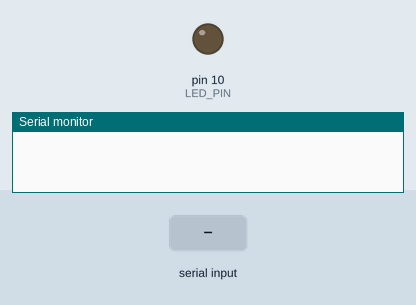
A sketch run on a simulated Arduino Uno, built with avr-gcc and run on an emulated ATmega328P. On the bench: output pins drawn as LEDs (lit = HIGH), the last lines printed to the serial monitor. The inputs (shaded band) are chosen by the test bench.

Above: at 1.2 s.
1.3 s: "1" received over Serial
At 2.3 s:
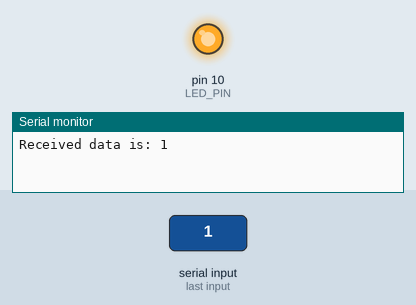
2.8 s: "0" received over Serial
At 3.4 s:
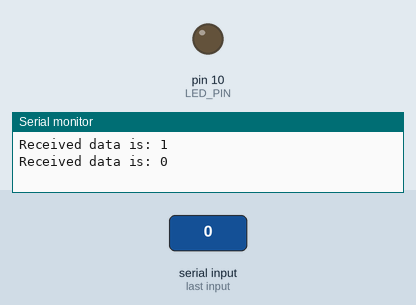
Timing chart, 0 to 5.8 s (numbered marks = the images above; inputs shaded):
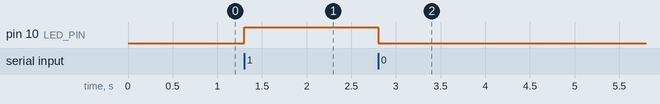

Measured:
- after the input at 1.3 s, pin 10 (LED_PIN): LOW → HIGH at once
- after the input at 2.8 s, pin 10 (LED_PIN): HIGH → LOW at once

The sketch:

LAB1_week4_SerialCom.ino
```cpp
#define LED_PIN     10      /* specify LED PIN
#define SW_PIN      2      /* specify Switch PIN
//char received_data ;         /* variable to store read data */


void setup() {

  Serial.begin(9600);
  pinMode(LED_PIN, OUTPUT);

}

void loop() {
  char received_data ;
  if (Serial.available() > 0) {             /* check for any data received */
    received_data = Serial.read();          /* read received data */
    Serial.print("Received data is: ");

    /* check for received command for action */
    if (received_data == '1') {
      digitalWrite(LED_PIN, HIGH);
      Serial.println(received_data);
    }
    else if (received_data == '0') {
      digitalWrite(LED_PIN, LOW);
      Serial.println(received_data);
    }
    else
      Serial.println("Invalid input");
  }
}
```
